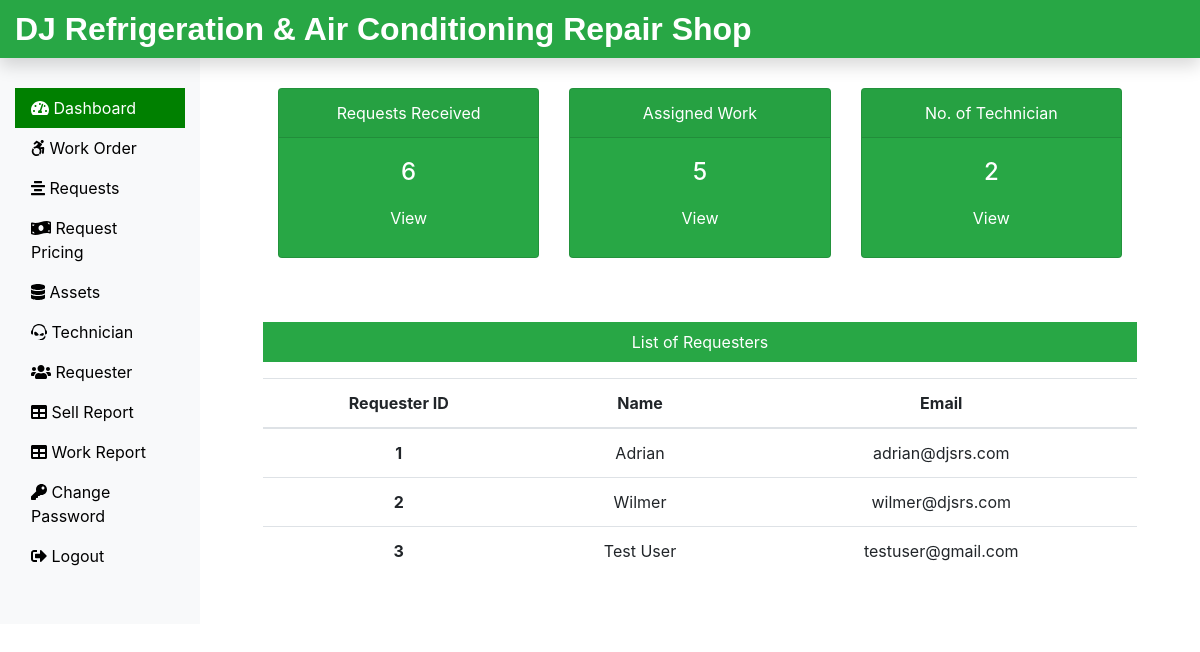
The app's page /sms-softeng1/Admin/dashboard.php (signed in) with its own data.
### tables this page shows
CREATE TABLE IF NOT EXISTS `requesterlogin_tb` (
  `r_login_id` int(11) NOT NULL AUTO_INCREMENT,
  `r_name` varchar(60) NOT NULL,
  `r_email` varchar(60) NOT NULL,
  `r_password` varchar(60) NOT NULL,
  PRIMARY KEY (`r_login_id`)
);

### sms-softeng1/Admin/dashboard.php (the view, shortened to what this page needs)
<?php
include('includes/header.php');
include('../dbConnection.php');
 $sql = "SELECT max(request_id) FROM submitrequest_tb";
 $result = $conn->query($sql);
 $row = mysqli_fetch_row($result);
 $submitrequest = $row[0];
 $sql = "SELECT max(request_id) FROM assignwork_tb";
 $result = $conn->query($sql);
 $row = mysqli_fetch_row($result);
 $assignwork = $row[0];
 $sql = "SELECT * FROM technician_tb";
 $result = $conn->query($sql);
 $totaltech = $result->num_rows;
?>
<div class="col-sm-9 col-md-10">
  <div class="row mx-5 text-center">
    <div class="col-sm-4 mt-5">
      <div class="card text-white bg-success mb-3" style="max-width: 18rem;">
        <div class="card-header">Requests Received</div>
        <div class="card-body">
          <h4 class="card-title">
            <?php echo $submitrequest; ?>
          </h4>
          <a class="btn text-white" href="request.php">View</a>
        </div>
      </div>
    </div>
    <div class="col-sm-4 mt-5">
      <div class="card text-white bg-success mb-3" style="max-width: 18rem;">
        <div class="card-header">Assigned Work</div>
        <div class="card-body">
          <h4 class="card-title">
            <?php echo $assignwork; ?>
          </h4>
          <a class="btn text-white" href="work.php">View</a>
        </div>
      </div>
    </div>
    <div class="col-sm-4 mt-5">
      <div class="card text-white bg-success mb-3" style="max-width: 18rem;">
        <div class="card-header">No. of Technician</div>
        <div class="card-body">
          <h4 class="card-title">
            <?php echo $totaltech; ?>
          </h4>
          <a class="btn text-white" href="technician.php">View</a>
        </div>
      </div>
    </div>
  </div>
  <div class="mx-5 mt-5 text-center">
    <p class=" bg-success text-white p-2">List of Requesters</p>
    <?php
    $sql = "SELECT * FROM requesterlogin_tb";
    $result = $conn->query($sql);
    if($result->num_rows > 0){
 echo '<table class="table">
  <thead>
   <tr>
    <th scope="col">Requester ID</th>
    <th scope="col">Name</th>
    <th scope="col">Email</th>
   </tr>
  </thead>
  <tbody>';
  while($row = $result->fetch_assoc()){
   echo '<tr>';
    echo '<th scope="row">'.$row["r_login_id"].'</th>';
    echo '<td>'. $row["r_name"].'</td>';
    echo '<td>'.$row["r_email"].'</td>';
  }
 echo '</tbody>
 </table>';
} else {
  echo "0 Result";
}
?>
  </div>
</div>
</div>
</div>
<?php
include('includes/footer.php');
?>

### sms-softeng1/css/custom.css (style rules this page uses)
a { color: black; }

### records on screen
requesterlogin_tb: r_login_id "1", r_name "Adrian", r_email "adrian@djsrs.com"
requesterlogin_tb: r_login_id "2", r_name "Wilmer", r_email "wilmer@djsrs.com"
requesterlogin_tb: r_login_id "3", r_name "Test User", r_email "testuser@gmail.com"

### other values on screen
$submitrequest "6"
$assignwork "5"
$totaltech "2"
